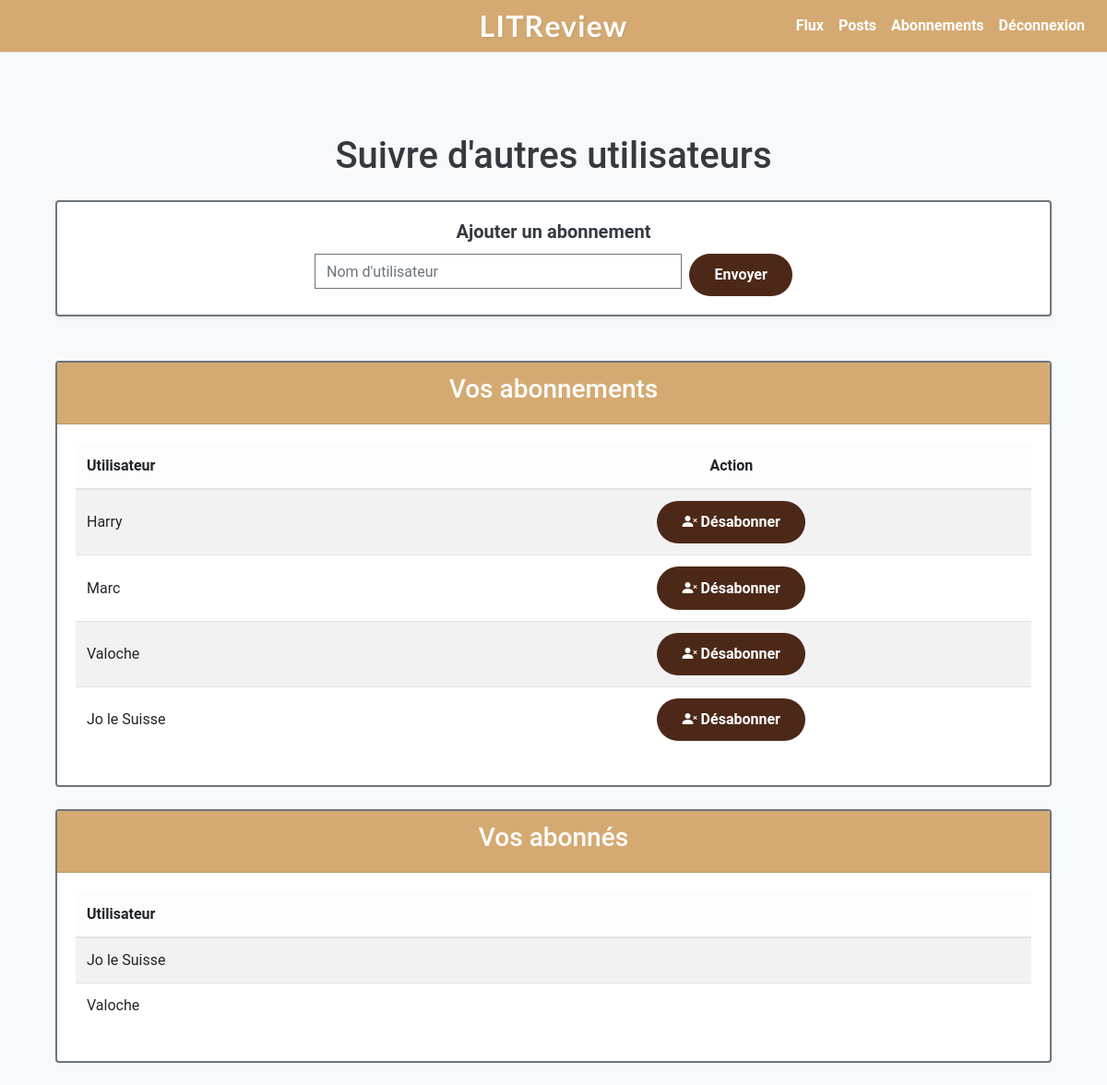
The page /users/subscriptions/ (signed in) on the database as committed earlier.
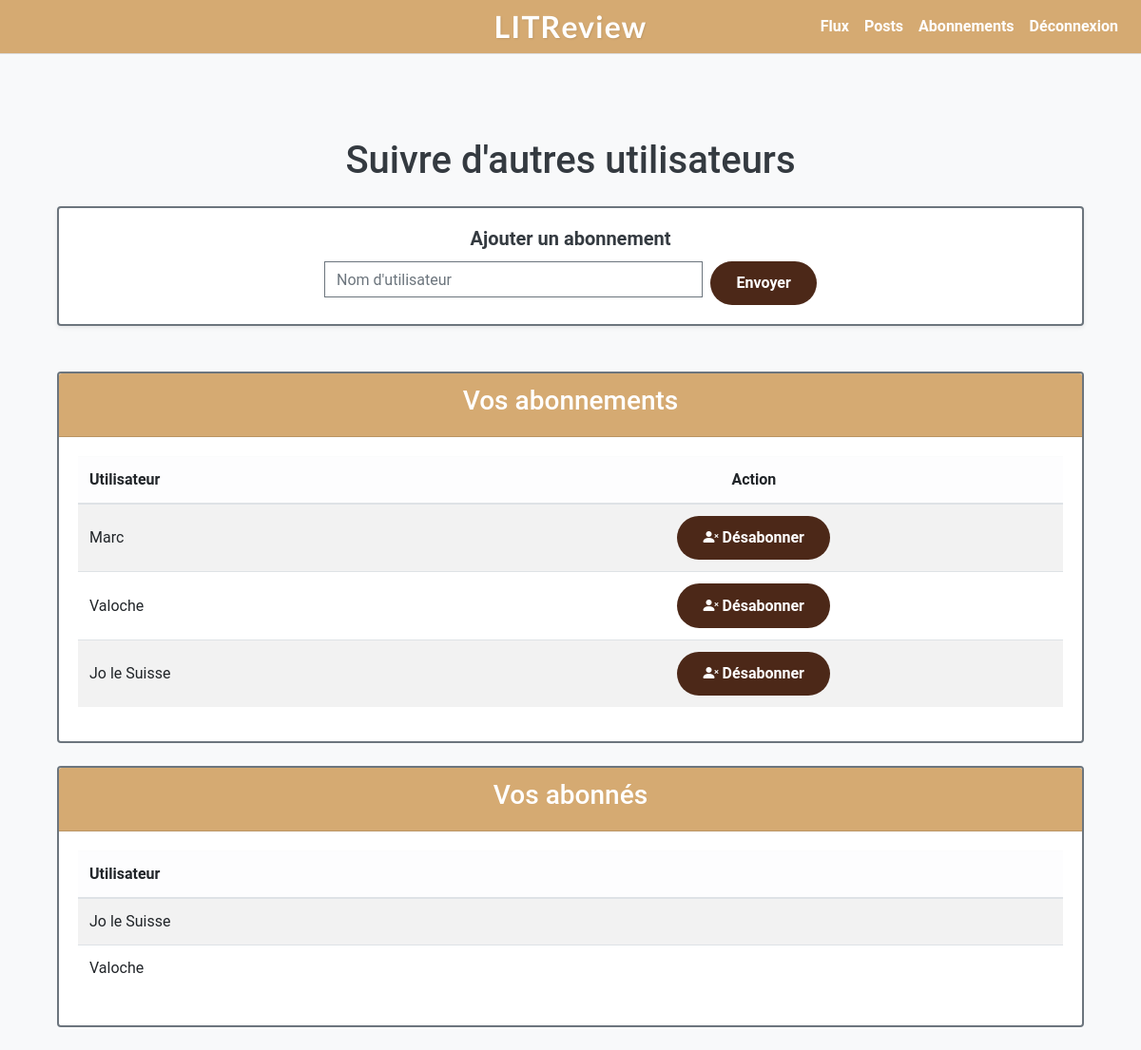
The same page on the database as committed later.
### users/models.py (models this page shows, shortened)
class UserFollows(models.Model):
    user = models.ForeignKey(
        settings.AUTH_USER_MODEL,
        on_delete=models.CASCADE,
        related_name='following'
    )
    followed_user = models.ForeignKey(
        settings.AUTH_USER_MODEL,
        on_delete=models.CASCADE,
        related_name='followed_by'
    )
    class Meta:
        unique_together = ('user', 'followed_user')

class CustomUser(AbstractBaseUser, PermissionsMixin):
    username = models.CharField(max_length=150, unique=True)  # Le pseudo est obligatoire et unique
    email = models.EmailField(unique=True)
    first_name = models.CharField(max_length=30, blank=True)
    last_name = models.CharField(max_length=30, blank=True)
    is_active = models.BooleanField(default=True)
    is_staff = models.BooleanField(default=False)
    is_superuser = models.BooleanField(default=False)
    USERNAME_FIELD = 'username'  # Utiliser le pseudo comme identifiant pour la connexion
    REQUIRED_FIELDS = ['email']  # L'email est requis mais pas utilisé pour la connexion
    objects = CustomUserManager()

### users/views.py (the view, shortened to what this page needs)
# urls.py: path('subscriptions/', views.subscriptions_view, name='subscriptions'),  # Page des abonnements
@login_required
def subscriptions_view(request):
    following = UserFollows.objects.filter(user=request.user)
    followers = UserFollows.objects.filter(followed_user=request.user)
    context = {
        'following': following,
        'followers': followers,
    }
    return render(request, 'subscriptions.html', context)

### templates/subscriptions.html (shortened to what this page needs)
{% extends 'base.html' %}
{% block content %}
<div class="container mt-5">
    <h1 class="text-center mb-4">Suivre d'autres utilisateurs</h1>
    <div class="card shadow-sm mb-5">
        <div class="card-body">
            <h5 id="follow-user-form" class="card-title text-center">Ajouter un abonnement</h5>
            <form method="POST" action="{% url 'subscriptions' %}" class="d-flex justify-content-center">
                <div class="input-group w-50">
                    <input type="text" id="username" name="username" placeholder="Nom d'utilisateur" class="form-control" aria-required="true">
                    <button type="submit" class="btn btn-primary ml-2" aria-label="Envoyer le formulaire d'abonnement à un utilisateur">Envoyer</button>
                </div>
            </form>
        </div>
    </div>
    <div class="card mb-4">
        <div class="card-header text-white text-center">
            <h3>Vos abonnements</h3>
        </div>
        <div class="card-body">
            {% if following %}
                <table class="table table-striped table-hover" aria-describedby="subscriptions-list">
                    <thead class="table-light">
                        <tr>
                            <th scope="col">Utilisateur</th>
                            <th scope="col" class="text-center">Action</th>
                        </tr>
                    </thead>
                    <tbody>
                        {% for follow in following %}
                            <tr>
                                <td class="align-middle">{{ follow.followed_user.username }}</td>
                                <td class="text-center">
                                    <a href="{% url 'unfollow_user' follow.followed_user.id %}" class="btn btn-danger btn-sm" aria-label="Se désabonner de {{ follow.followed_user.username }}">
                                        <i class="bi bi-person-x-fill"></i> Désabonner
                                    </a>
                                </td>
                            </tr>
                        {% endfor %}
                    </tbody>
                </table>
            {% else %}
                <p class="text-center text-muted">Vous ne suivez encore personne.</p>
            {% endif %}
        </div>
    </div>
    <div class="card mb-4">
        <div class="card-header text-white text-center">
            <h3>Vos abonnés</h3>
        </div>
        <div class="card-body">
            {% if followers %}
                <table class="table table-striped table-hover" aria-describedby="followers-list">
                    <thead class="table-light">
                        <tr>
                            <th scope="col">Utilisateur</th>
                        </tr>
                    </thead>
                    <tbody>
                        {% for follow in followers %}
                            <tr>
                                <td class="align-middle">{{ follow.user.username }}</td>
                            </tr>
                        {% endfor %}
                    </tbody>
                </table>
            {% else %}
                <p class="text-center text-muted">Vous n'avez pas encore d'abonnés.</p>
            {% endif %}
        </div>
    </div>
</div>
{% endblock %}

### templates/base.html (shortened to what this page needs)
<!DOCTYPE html>
<html lang="fr">
<head>
    {% load static %}
    <link rel="stylesheet" href="https://stackpath.bootstrapcdn.com/bootstrap/4.5.2/css/bootstrap.min.css">
    <link rel="stylesheet" href="{% static 'css/style.css' %}">
    <link rel="stylesheet" href="https://cdn.jsdelivr.net/npm/bootstrap-icons@1.10.5/font/bootstrap-icons.css">
</head>
<body>
    <nav class="navbar navbar-expand-lg navbar-light bg-light" role="navigation" aria-label="Main navigation">
        <a class="navbar-brand" href="{% if user.is_authenticated %}{% url 'flux' %}{% else %}{% url 'login' %}{% endif %}">
            LITReview
        </a>
        <div class="collapse navbar-collapse">
            <ul class="navbar-nav">
                {% if user.is_authenticated %}
                    <li class="nav-item">
                        <a class="nav-link" href="{% url 'flux' %}" aria-label="Voir le flux des posts">Flux</a>
                    </li>
                    <li class="nav-item">
                        <a class="nav-link" href="{% url 'user_posts' %}" aria-label="Voir mes posts">Posts</a>
                    </li>
                    <li class="nav-item">
                        <a class="nav-link" href="{% url 'subscriptions' %}" aria-label="Voir mes abonnements">Abonnements</a>
                    </li>
                    <li class="nav-item">
                        <a class="nav-link" href="{% url 'logout' %}" aria-label="Se déconnecter">Déconnexion</a>
                    </li>
                {% else %}
                    <li class="nav-item">
                        <a class="nav-link" href="{% url 'login' %}" aria-label="Se connecter">Connexion</a>
                    </li>
                {% endif %}
            </ul>
        </div>
    </nav>
    <div class="container">
        {% block content %}{% endblock %}
    </div>
</body>
</html>

### static/css/style.css (style rules this page uses)
body { background-color: #f8f9fa; color: #343a40; font-family: 'Roboto', sans-serif; }
.navbar { background-color: #d5aa72 !important; border-bottom: 1px solid #ddd; }
.navbar-nav { margin-left: auto; }
.navbar-brand, .navbar-nav .nav-link { color: #ffffff !important; font-weight: bold; }
.navbar-brand { position: absolute; left: 50%; transform: translateX(-50%); font-family: 'Lato', sans-serif; font-size: 2rem; text-shadow: 1px 1px 2px rgba(0, 0, 0, 0.1); font-weight: bold; letter-spacing: 1px; }
.card { background-color: #ffffff; border: 2px solid #6c757d; display: flex; flex-direction: column; }
.card-header { background-color: #d5aa72; }
.card-body { flex-grow: 1; }
.card-title { font-size: 1.25rem; font-weight: bold; }
.card .btn { margin-bottom: 0; }
.btn { background: #4c2818; color: #fff; padding: 0.7rem 1.7rem; font-size: 1rem; font-weight: 600; border: none; border-radius: 2rem; cursor: pointer; transition-duration: 0.4s; }
.form-control { border: 1px solid #6c757d; }
.container { padding-top: 20px; }

Rows that differ between the two databases and show on the page:
removed UserFollows: followed_user.username "Harry", shown under "Vos abonnements"
